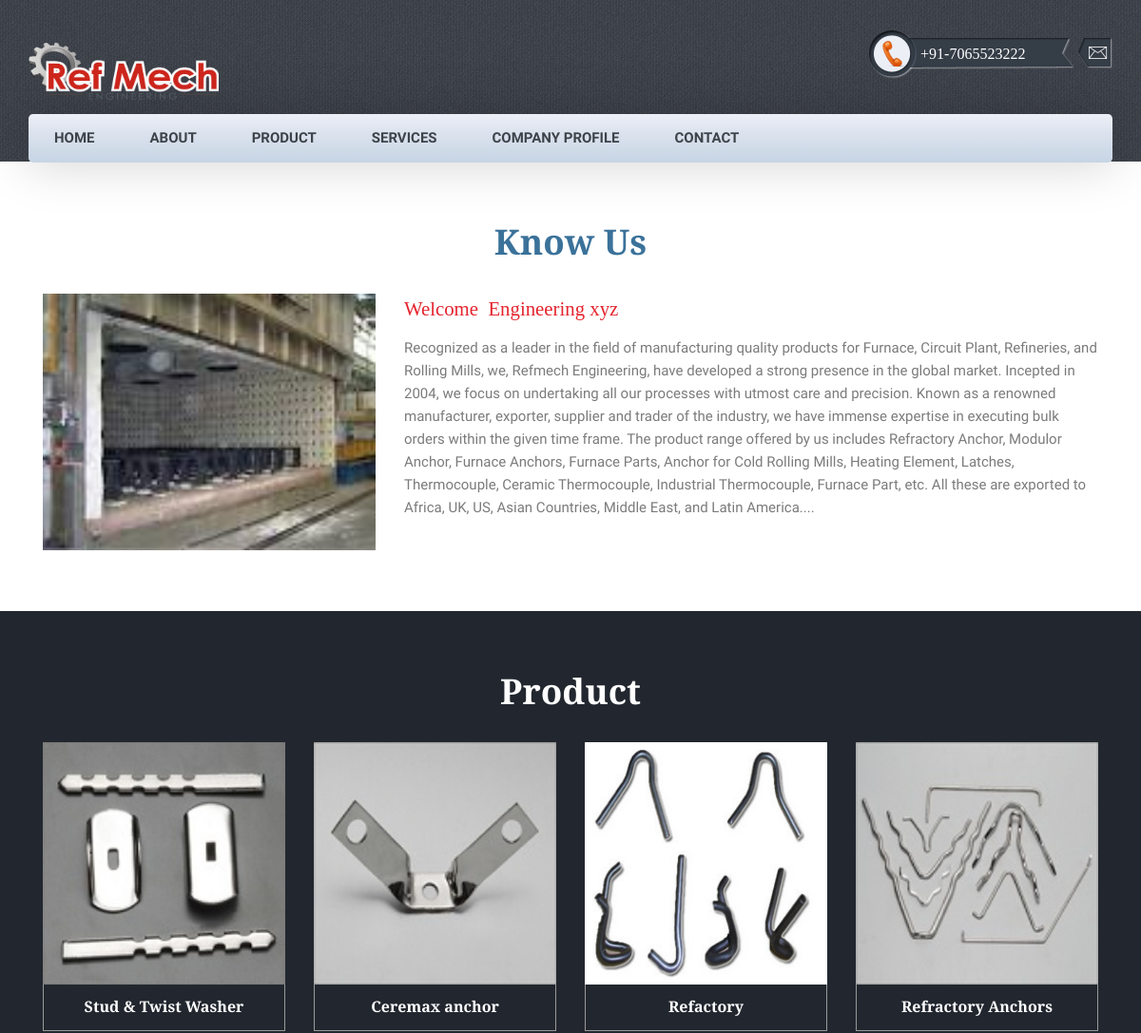
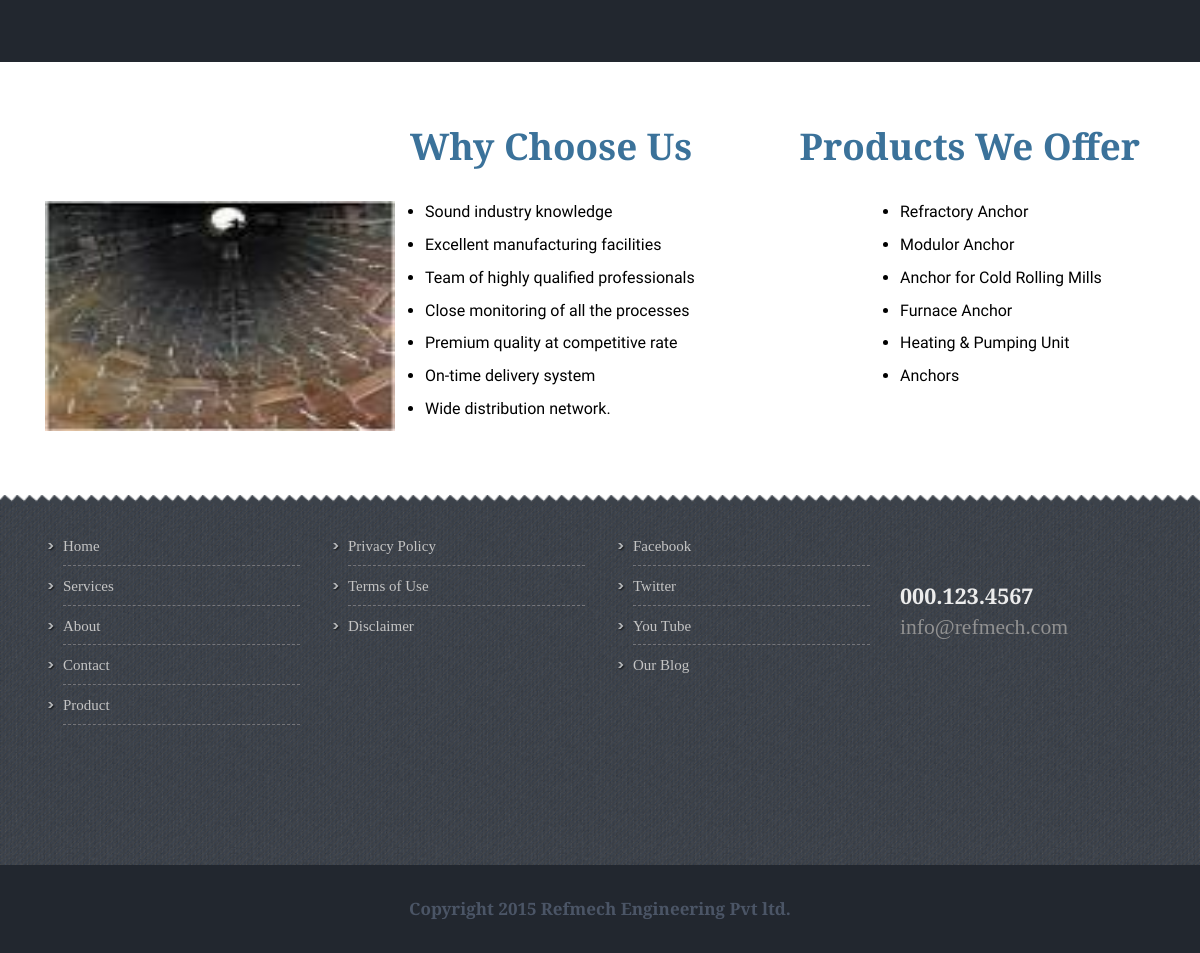
Page /about.php on the committed database (2 pictures, top to bottom).
### tables this page shows
CREATE TABLE IF NOT EXISTS `page` (
  `page_id` int(11) NOT NULL AUTO_INCREMENT,
  `parent_id` int(11) DEFAULT NULL,
  `page_name` varchar(20) NOT NULL,
  `meta_keyword` varchar(20) NOT NULL,
  `meta_title` varchar(30) NOT NULL,
  `meta_discription` varchar(20) NOT NULL,
  `refactory_text` varchar(100) NOT NULL,
  `refactory_img` varchar(100) NOT NULL,
  `refactory_content` text NOT NULL,
  `ceremic_text` varchar(100) NOT NULL,
  `ceremic_img` varchar(100) NOT NULL,
  `ceremic_content` text NOT NULL,
  `thermal_text` varchar(100) NOT NULL,
  `thermal_img` varchar(100) NOT NULL,
  `thermal_content` text NOT NULL,
  `support_content1` text NOT NULL,
  `support_content2` text NOT NULL,
  `support_content3` text NOT NULL,
  `content` text NOT NULL,
  `content_two` text NOT NULL,
  `deleteflag` enum('y','n') NOT NULL,
  PRIMARY KEY (`page_id`)
);

### about.php (the view, shortened to what this page needs)
<?php
$sql=mysql_query("select * from page where page_name='about'");
$res=mysql_fetch_array($sql);
?>
<!DOCTYPE html>
<html>
<head>
	<link href="css/bootstrap.css" rel='stylesheet' type='text/css' />
	<link href="css/style.css" rel='stylesheet' type='text/css' />
</head>
<body>
	<div class="header" id="home">
		<div class="container">
			<div class="header-mian">
				<div class="head">
					<div class="logo">
						<a href="index.html"><a href="index.html"><img src="images/RefMech.png" width="200" height="60" alt="" /></a></a>
					</div>
					<div class="call">
						<ul>
							<li><p>+91-7065523222</p></li>
							<li><p class="msg"><a href="#"><img src="images/msg.png" alt=""/></a></p></li>
						</ul>
					</div>
					<div class="clearfix"></div>
				</div>
				<div class="navigation">
					<ul class="navig">
						<li><a href="index.php">HOME</a></li>
						<li><a href="about.php">ABOUT</a></li>
						<li><a href="product.php">PRODUCT</a></li>
						<li><a href="#">SERVICES</a></li>
						<li><a href="companyprofile.php">COMPANY PROFILE</a></li>
						<li><a href="contact.php">CONTACT</a></li>
					</ul>
				</div>
			</div>
		</div>
	</div>
	<div class="about">
		<div class="container">
			<?php echo $res['content'];?>
		</div>
	</div>
	<div class="team">
		<div class="container">
			<div class="team-main">
				<h3>Product</h3>
				<div class="team-top">
					<div class="col-md-3 team-left">
						<img src="image/insul-prod-anchor_img037-250x250.jpg" alt="" />
						<div class="team-bottom">
							<h4>Stud &amp; Twist Washer</h4>
						</div>
					</div>
					<div class="col-md-3 team-left">
						<img src="images/img/Refactory/Ceremax anchor.jpg" alt="" />
						<div class="team-bottom">
							<h4>Ceremax anchor</h4>
						</div>
					</div>
					<div class="col-md-3 team-left">
						<img src="images/img/Refactory/corbel-uv-anchor1-250x250.jpg" alt="" />
						<div class="team-bottom">
							<h4>Refactory</h4>
						</div>
					</div>
					<div class="col-md-3 team-left">
						<img src="images/img/Refactory/insul-prod-anchor_img038-250x250.jpg" alt="" />
						<div class="team-bottom">
							<h4>Refractory Anchors</h4>
						</div>
					</div>
					<div class="clearfix"></div>
				</div>
			</div>
		</div>
	</div>
	<div class="choose">
		<div class="container">
			<?php echo $res['content_two'];?>
		</div>
	</div>
	<div class="footer">
		<div class="container">
			<div class="footer-top">
				<div class="col-md-3 footer-top-left ftr-one">
					<ul>
						<li><a href="index.html">Home</a></li>
						<li><a href="services.html">Services</a></li>
						<li><a href="about.html">About</a></li>
						<li><a href="contact.html">Contact</a></li>
						<li><a href="product.html">Product</a></li>
					</ul>
				</div>
				<div class="col-md-3 footer-top-left ftr-two">
					<ul>
						<li><a href="#">Privacy Policy</a></li>
						<li><a href="#">Terms of Use</a></li>
						<li><a href="#">Disclaimer</a></li>
					</ul>
				</div>
				<div class="col-md-3 footer-top-left ftr-tre">
					<ul>
						<li><a href="#">Facebook</a></li>
						<li><a href="#">Twitter</a></li>
						<li><a href="#">You Tube</a></li>
						<li><a href="#">Our Blog</a></li>
					</ul>
				</div>
				<div class="col-md-3 footer-top-left">
					<p>000.123.4567</p>
					<a href="mailto:example@email.com">info@refmech.com</a>
				</div>
				<div class="clearfix"></div>
			</div>
		</div>
	</div>
	<div class="footer-bottom">
		<div class="container">
			<div class="footer-text">
				<p>Copyright  2015 <a href="#">Refmech Engineering Pvt ltd.</a></p>
			</div>
		</div>
	</div>
</body>
</html>

### about.php (style rules this page uses)
.chooseus { color:#000; font-size:16px; }
.chooseus ul li { padding-bottom:10px; }

### rows in the picture
page: content "Know Us Welcome Engineering xyz Recognized as a leader in the field of manufacturing quality products for Furnace, Circuit Plant, Refineries, and Rolling Mills, we, Refmech Engineering, have developed a strong presence in the global market. Incepted in 2004, we focus on undertaking all our processes with utmost care and precision. Known as a renowned manufacturer, exporter, supplier and trader of the industry, we have immense expertise in executing bulk orders within the given time frame. The product range offered by us includes Refractory Anchor, Modulor Anchor, Furnace Anchors, Furnace Parts, Anchor for Cold Rolling Mills, Heating Element, Latches, Thermocouple, Ceramic Thermocouple,…", content (picture), content_two "Why Choose Us Products We Offer Sound industry knowledge Excellent manufacturing facilities Team of highly qualified professionals Close monitoring of all the processes Premium quality at competitive rate On-time delivery system Wide distribution network. Refractory Anchor Modulor Anchor Anchor for Cold Rolling Mills Furnace Anchor Heating & Pumping Unit Anchors", content_two (picture)
